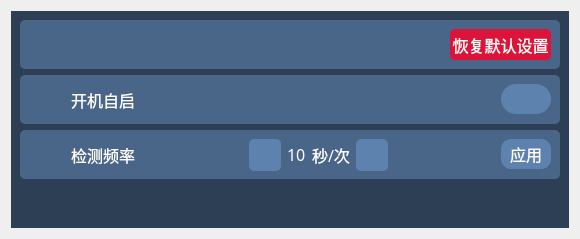
      <widget class="QWidget" name="settingsPage">
       <layout class="QVBoxLayout" name="verticalLayout_3">
        <item>
         <widget class="QWidget" name="settingsWidget" native="true">
          <property name="styleSheet">
           <string notr="true">#settingsWidget{
background:rgb(45, 63, 85);
}</string>
          </property>
          <layout class="QVBoxLayout" name="verticalLayout_7">
           <item>
            <widget class="QFrame" name="frame">
             <property name="minimumSize">
              <size>
               <width>540</width>
               <height>40</height>
              </size>
             </property>
             <property name="maximumSize">
              <size>
               <width>16777215</width>
               <height>49</height>
              </size>
             </property>
             <property name="font">
              <font>
               <family>MiSans</family>
               <pointsize>12</pointsize>
              </font>
             </property>
             <property name="contextMenuPolicy">
              <enum>Qt::NoContextMenu</enum>
             </property>
             <property name="toolTipDuration">
              <number>0</number>
             </property>
             <property name="layoutDirection">
              <enum>Qt::LeftToRight</enum>
             </property>
             <property name="styleSheet">
              <string notr="true"> background-color:rgb(73, 102, 136);
border-radius: 5px;</string>
             </property>
             <property name="frameShape">
              <enum>QFrame::StyledPanel</enum>
             </property>
             <property name="frameShadow">
              <enum>QFrame::Raised</enum>
             </property>
             <property name="lineWidth">
              <number>0</number>
             </property>
             <layout class="QHBoxLayout" name="horizontalLayout_8">
              <item>
               <spacer name="horizontalSpacer_5">
                <property name="orientation">
                 <enum>Qt::Horizontal</enum>
                </property>
                <property name="sizeHint" stdset="0">
                 <size>
                  <width>40</width>
                  <height>20</height>
                 </size>
                </property>
               </spacer>
              </item>
              <item>
               <widget class="QPushButton" name="resetSettingsButton">
                <property name="minimumSize">
                 <size>
                  <width>101</width>
                  <height>31</height>
                 </size>
                </property>
                <property name="maximumSize">
                 <size>
                  <width>101</width>
                  <height>31</height>
                 </size>
                </property>
                <property name="font">
                 <font>
                  <family>MiSans</family>
                  <pointsize>12</pointsize>
                 </font>
                </property>
                <property name="styleSheet">
                 <string notr="true">#resetSettingsButton{
color:white;
background-color:#dc143c;
border-radius:5px;
}

#resetSettingsButton:hover{
 background-color:#e02b50;
}

#resetSettingsButton:pressed{
 background-color:#b01030;
}</string>
                </property>
                <property name="text">
                 <string>恢复默认设置</string>
                </property>
               </widget>
              </item>
             </layout>
            </widget>
           </item>
           <item>
            <widget class="QFrame" name="frame_2">
             <property name="minimumSize">
              <size>
               <width>540</width>
               <height>40</height>
              </size>
             </property>
             <property name="maximumSize">
              <size>
               <width>16777215</width>
               <height>49</height>
              </size>
             </property>
             <property name="font">
              <font>
               <family>MiSans</family>
               <pointsize>12</pointsize>
              </font>
             </property>
             <property name="contextMenuPolicy">
              <enum>Qt::NoContextMenu</enum>
             </property>
             <property name="toolTipDuration">
              <number>0</number>
             </property>
             <property name="layoutDirection">
              <enum>Qt::LeftToRight</enum>
             </property>
             <property name="styleSheet">
              <string notr="true"> background-color:rgb(73, 102, 136);
border-radius: 5px;</string>
             </property>
             <property name="frameShape">
              <enum>QFrame::StyledPanel</enum>
             </property>
             <property name="frameShadow">
              <enum>QFrame::Raised</enum>
             </property>
             <property name="lineWidth">
              <number>0</number>
             </property>
             <layout class="QHBoxLayout" name="horizontalLayout_9">
              <item>
               <widget class="QPushButton" name="autoStartIconButton">
                <property name="minimumSize">
                 <size>
                  <width>36</width>
                  <height>32</height>
                 </size>
                </property>
                <property name="maximumSize">
                 <size>
                  <width>36</width>
                  <height>32</height>
                 </size>
                </property>
                <property name="text">
                 <string/>
                </property>
                <property name="icon">
                 <iconset resource="TCV3.qrc">
                  <normaloff>:/TCV3/res/icon/autoStart.png</normaloff>:/TCV3/res/icon/autoStart.png</iconset>
                </property>
                <property name="iconSize">
                 <size>
                  <width>32</width>
                  <height>32</height>
                 </size>
                </property>
               </widget>
              </item>
              <item>
               <widget class="QLabel" name="autoStartLabel">
                <property name="enabled">
                 <bool>false</bool>
                </property>
                <property name="font">
                 <font>
                  <family>MiSans</family>
                  <pointsize>12</pointsize>
                 </font>
                </property>
                <property name="styleSheet">
                 <string notr="true">#autoStartLabel{
color:white;
}</string>
                </property>
                <property name="text">
                 <string>开机自启</string>
                </property>
               </widget>
              </item>
              <item>
               <spacer name="horizontalSpacer_6">
                <property name="orientation">
                 <enum>Qt::Horizontal</enum>
                </property>
                <property name="sizeHint" stdset="0">
                 <size>
                  <width>40</width>
                  <height>20</height>
                 </size>
                </property>
               </spacer>
              </item>
              <item>
               <widget class="QPushButton" name="autoStartButton">
                <property name="minimumSize">
                 <size>
                  <width>50</width>
                  <height>30</height>
                 </size>
                </property>
                <property name="maximumSize">
                 <size>
                  <width>50</width>
                  <height>30</height>
                 </size>
                </property>
                <property name="font">
                 <font>
                  <family>MiSans</family>
                  <pointsize>12</pointsize>
                 </font>
                </property>
                <property name="styleSheet">
                 <string notr="true">#autoStartButton{
color:white;
background-color:rgb(93, 130, 174);
border-radius:15px;
}

#autoStartButton:hover{
background-color:rgb(114, 159, 212);
}

#autoStartButton:pressed{
background-color:rgb(45, 63, 85);
}</string>
                </property>
                <property name="text">
                 <string/>
                </property>
                <property name="icon">
                 <iconset resource="TCV3.qrc">
                  <normaloff>:/TCV3/res/icon/switch-off.png</normaloff>:/TCV3/res/icon/switch-off.png</iconset>
                </property>
                <property name="iconSize">
                 <size>
                  <width>48</width>
                  <height>48</height>
                 </size>
                </property>
               </widget>
              </item>
             </layout>
            </widget>
           </item>
           <item>
            <widget class="QFrame" name="frame_3">
             <property name="minimumSize">
              <size>
               <width>540</width>
               <height>40</height>
              </size>
             </property>
             <property name="maximumSize">
              <size>
               <width>16777215</width>
               <height>49</height>
              </size>
             </property>
             <property name="font">
              <font>
               <family>MiSans</family>
               <pointsize>12</pointsize>
              </font>
             </property>
             <property name="contextMenuPolicy">
              <enum>Qt::NoContextMenu</enum>
             </property>
             <property name="toolTipDuration">
              <number>0</number>
             </property>
             <property name="layoutDirection">
              <enum>Qt::LeftToRight</enum>
             </property>
             <property name="styleSheet">
              <string notr="true"> background-color:rgb(73, 102, 136);
border-radius: 5px;</string>
             </property>
             <property name="frameShape">
              <enum>QFrame::StyledPanel</enum>
             </property>
             <property name="frameShadow">
              <enum>QFrame::Raised</enum>
             </property>
             <property name="lineWidth">
              <number>0</number>
             </property>
             <layout class="QHBoxLayout" name="horizontalLayout_10">
              <item>
               <widget class="QPushButton" name="dataTxDelayIconButton">
                <property name="minimumSize">
                 <size>
                  <width>36</width>
                  <height>32</height>
                 </size>
                </property>
                <property name="maximumSize">
                 <size>
                  <width>36</width>
                  <height>32</height>
                 </size>
                </property>
                <property name="font">
                 <font>
                  <family>MiSans</family>
                  <pointsize>12</pointsize>
                 </font>
                </property>
                <property name="styleSheet">
                 <string notr="true"/>
                </property>
                <property name="text">
                 <string/>
                </property>
                <property name="icon">
                 <iconset resource="TCV3.qrc">
                  <normaloff>:/TCV3/res/icon/dataTxDelay.png</normaloff>:/TCV3/res/icon/dataTxDelay.png</iconset>
                </property>
                <property name="iconSize">
                 <size>
                  <width>32</width>
                  <height>32</height>
                 </size>
                </property>
               </widget>
              </item>
              <item>
               <widget class="QLabel" name="dataTxDelayLabel">
                <property name="enabled">
                 <bool>false</bool>
                </property>
                <property name="font">
                 <font>
                  <family>MiSans</family>
                  <pointsize>12</pointsize>
                 </font>
                </property>
                <property name="styleSheet">
                 <string notr="true">#dataTxDelayLabel{
color:white;
}</string>
                </property>
                <property name="text">
                 <string>检测频率</string>
                </property>
               </widget>
              </item>
              <item>
               <spacer name="horizontalSpacer_8">
                <property name="orientation">
                 <enum>Qt::Horizontal</enum>
                </property>
                <property name="sizeHint" stdset="0">
                 <size>
                  <width>40</width>
                  <height>20</height>
                 </size>
                </property>
               </spacer>
              </item>
              <item>
               <widget class="QPushButton" name="addDelayButton">
                <property name="minimumSize">
                 <size>
                  <width>32</width>
                  <height>32</height>
                 </size>
                </property>
                <property name="maximumSize">
                 <size>
                  <width>32</width>
                  <height>32</height>
                 </size>
                </property>
                <property name="styleSheet">
                 <string notr="true">#addDelayButton{
color:white;
background-color:rgb(93, 130, 174);
border-radius:5px;
}

#addDelayButton:hover{
background-color:rgb(114, 159, 212);
}

#addDelayButton:pressed{
background-color:rgb(45, 63, 85);
}</string>
                </property>
                <property name="text">
                 <string/>
                </property>
                <property name="icon">
                 <iconset resource="TCV3.qrc">
                  <normaloff>:/TCV3/res/icon/add.png</normaloff>:/TCV3/res/icon/add.png</iconset>
                </property>
                <property name="iconSize">
                 <size>
                  <width>24</width>
                  <height>24</height>
                 </size>
                </property>
               </widget>
              </item>
              <item>
               <widget class="QLabel" name="dataDelayLabel">
                <property name="font">
                 <font>
                  <family>MiSans</family>
                  <pointsize>12</pointsize>
                 </font>
                </property>
                <property name="styleSheet">
                 <string notr="true">color:white;</string>
                </property>
                <property name="text">
                 <string>10</string>
                </property>
                <property name="textFormat">
                 <enum>Qt::AutoText</enum>
                </property>
               </widget>
              </item>
              <item>
               <widget class="QLabel" name="label">
                <property name="enabled">
                 <bool>false</bool>
                </property>
                <property name="font">
                 <font>
                  <family>MiSans</family>
                  <pointsize>12</pointsize>
                 </font>
                </property>
                <property name="styleSheet">
                 <string notr="true">color:white;</string>
                </property>
                <property name="text">
                 <string>秒/次</string>
                </property>
               </widget>
              </item>
              <item>
               <widget class="QPushButton" name="minusButton">
                <property name="minimumSize">
                 <size>
                  <width>32</width>
                  <height>32</height>
                 </size>
                </property>
                <property name="maximumSize">
                 <size>
                  <width>32</width>
                  <height>32</height>
                 </size>
                </property>
                <property name="styleSheet">
                 <string notr="true">#minusButton{
color:white;
background-color:rgb(93, 130, 174);
border-radius:5px;
}

#minusButton:hover{
background-color:rgb(114, 159, 212);
}

#minusButton:pressed{
background-color:rgb(45, 63, 85);
}</string>
                </property>
                <property name="text">
                 <string/>
                </property>
                <property name="icon">
                 <iconset resource="TCV3.qrc">
                  <normaloff>:/TCV3/res/icon/minus.png</normaloff>:/TCV3/res/icon/minus.png</iconset>
                </property>
                <property name="iconSize">
                 <size>
                  <width>24</width>
                  <height>24</height>
                 </size>
                </property>
               </widget>
              </item>
              <item>
               <spacer name="horizontalSpacer_7">
                <property name="orientation">
                 <enum>Qt::Horizontal</enum>
                </property>
                <property name="sizeHint" stdset="0">
                 <size>
                  <width>40</width>
                  <height>20</height>
                 </size>
                </property>
               </spacer>
              </item>
              <item>
               <widget class="QPushButton" name="dataTxDelayButton">
                <property name="minimumSize">
                 <size>
                  <width>50</width>
                  <height>30</height>
                 </size>
                </property>
                <property name="maximumSize">
                 <size>
                  <width>50</width>
                  <height>30</height>
                 </size>
                </property>
                <property name="font">
                 <font>
                  <family>MiSans</family>
                  <pointsize>12</pointsize>
                 </font>
                </property>
                <property name="styleSheet">
                 <string notr="true">#dataTxDelayButton{
color:white;
background-color:rgb(93, 130, 174);
border-radius:10px;
}

#dataTxDelayButton:hover{
background-color:rgb(114, 159, 212);
}

#dataTxDelayButton:pressed{
background-color:rgb(45, 63, 85);
}</string>
                </property>
                <property name="text">
                 <string>应用</string>
                </property>
               </widget>
              </item>
             </layout>
            </widget>
           </item>
           <item>
            <spacer name="verticalSpacer">
             <property name="orientation">
              <enum>Qt::Vertical</enum>
             </property>
             <property name="sizeHint" stdset="0">
              <size>
               <width>20</width>
               <height>40</height>
              </size>
             </property>
            </spacer>
           </item>
          </layout>
         </widget>
        </item>
       </layout>
      </widget>
